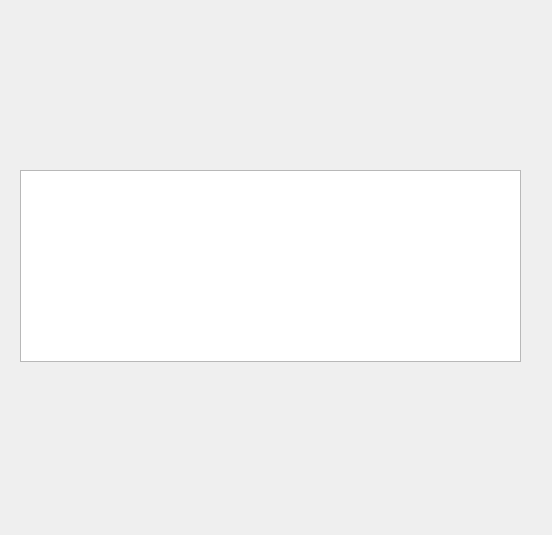
<?xml version="1.0" encoding="UTF-8"?>
<ui version="4.0">
 <class>BookListDialog</class>
 <widget class="QDialog" name="BookListDialog">
  <property name="geometry">
   <rect>
    <x>0</x>
    <y>0</y>
    <width>552</width>
    <height>535</height>
   </rect>
  </property>
  <property name="windowTitle">
   <string>Dialog</string>
  </property>
  <widget class="QTableWidget" name="tableWidgetBook">
   <property name="geometry">
    <rect>
     <x>20</x>
     <y>170</y>
     <width>501</width>
     <height>192</height>
    </rect>
   </property>
  </widget>
 </widget>
 <resources/>
 <connections/>
</ui>
